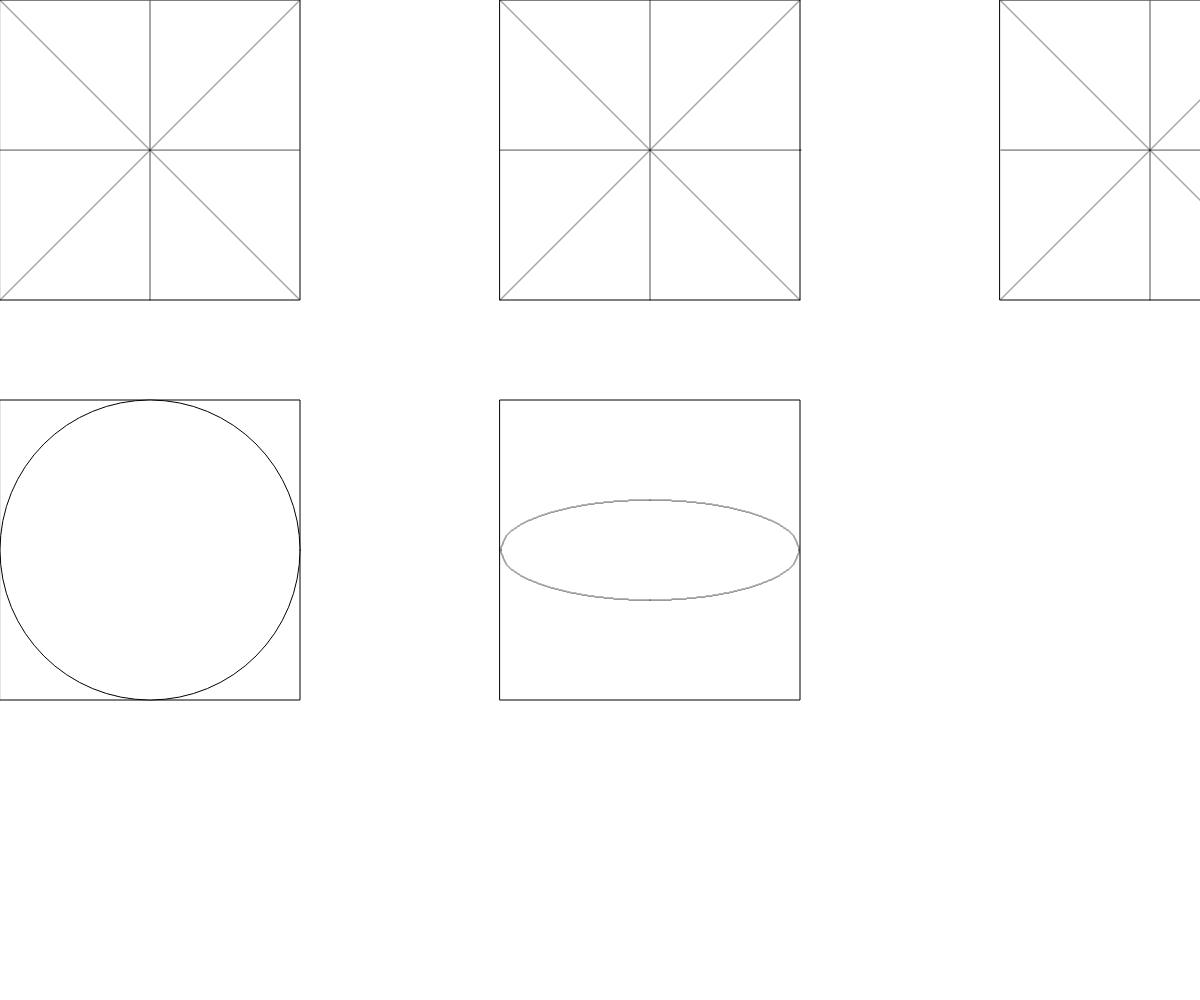
Frame 1 (no input)
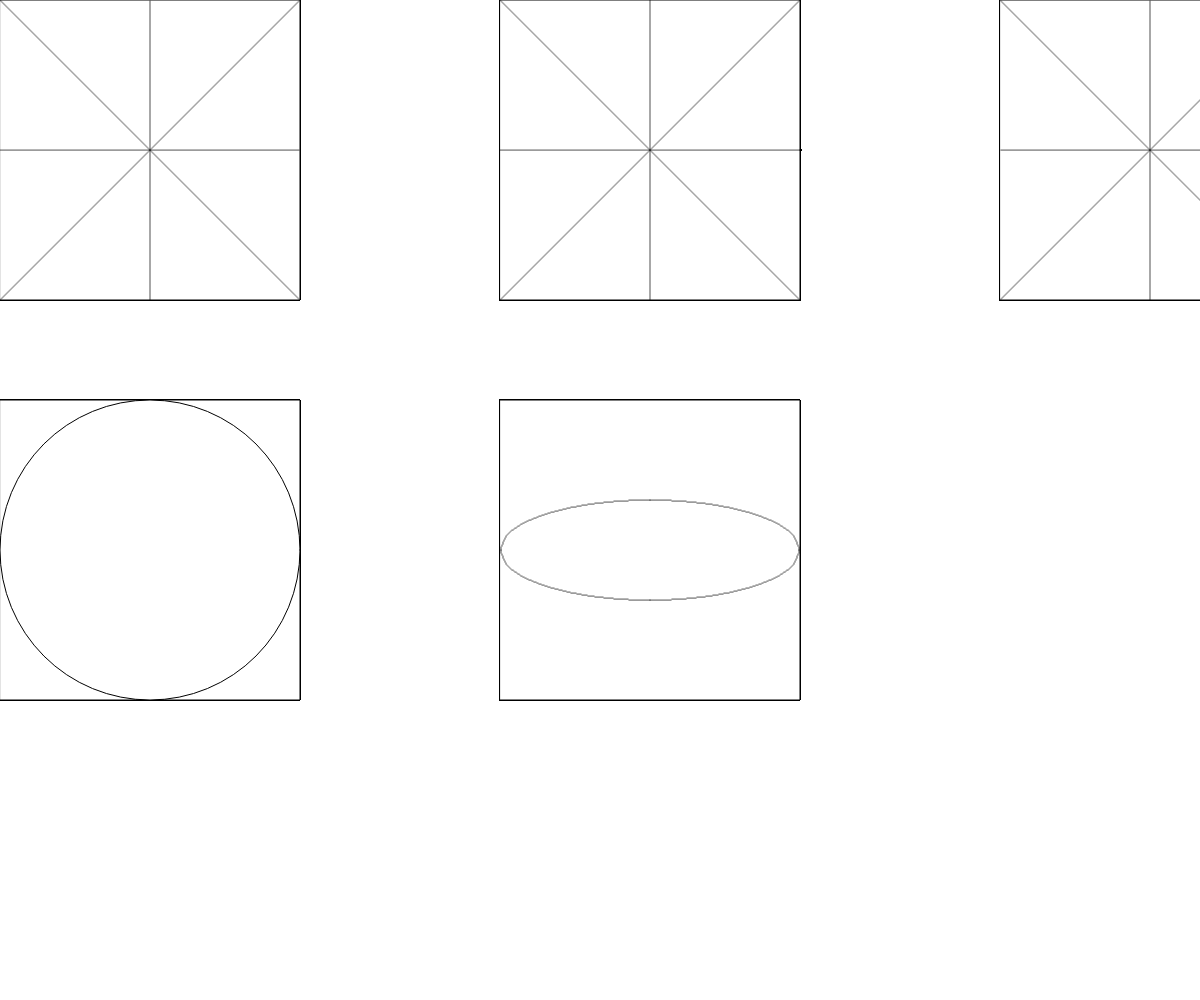
Frame 60 (no input)
Frame 120 (the mouse pressed at the canvas centre since frame 60): identical to frame 60, image omitted

The p5.js sketch that drew these frames (run headless with seeded random() and noise() and a simulated clock; from frame 60 on, the mouse is pressed at the canvas centre):

// p5.js sketch
// ── sketch.js
let p1 = {};
let p2 = {};
let p3 = {};
let p4 = {};
let p5 = {};
let p6 = {};
let p7 = {};
let p8 = {};

function setup(){
	createCanvas(windowWidth, windowHeight);
	
	
	p1 = {x:0, y:0};
	p2 = {x:300, y:300};
	p3 = {x:0, y:300/2};
	p4 = {x:300, y:300/2};
	p5 = {x:0, y:300};
	p6 = {x:300, y:0};
	p7 = {x:300/2, y:0};
	p8 = {x:300/2, y:300};
}

function draw(){
	stroke("black");

	//ecuPP
	rect(0, 0, 300, 300);
	ecuPP(p1,p2);
	ecuPP(p3,p4);
	ecuPP(p5,p6);
	ecuPP(p8,p7);

	//dda
	rect(500, 0, 300, 300)
	dda(500, 0, 500+300, 300);
	dda(500, 150, 500+300, 150);
	dda(500+300, 0,500, 300);
	dda(500+150, 0, 500+150, 300);

	//bresenham
	rect(1000, 0, 300, 300)
	bresenham(1000, 0, 1000+300, 300);
	bresenham(1000, 150, 1000+300, 150);
	bresenham(1000, 300,1000+300, 0);
	bresenham(1000+150, 0, 1000+150, 300);

	rect(0, 400, 300, 300);
	circle(150, 400+150, 300);

	rect(500, 400, 300, 300);
	ovalo(500+150, 400+150, 150, 50);
}

function ecuPP(p1, p2){
	let dx = p2.x - p1.x;
	let dy = p2.y - p1.y;
	let stepX = 1;
	let stepY = 1;

	if(dx == 0){
		if(dy < 0){
			stepY = -stepY;
		}
		let x = p1.x;
		let y = p1.y;

		while(y != p2.y){
			point(x, y);
			y += stepY;
		}	
	}
	else{
		let m = dy / dx;
		let b = p1.y - (m * p1.x);
		if(dx < 0) stepX = -stepX;
		let x = p1.x;
		let y = p1.y;

		while(x != p2.x){
			point(x ,y);
			x += stepX;
			y = m * x + b;
		}
	}
}

function dda(x1, y1, x2, y2){
	let x = x1;
	let y = y1;
	let dx = x2 - x1;
	let dy = y2 - y1;
	let m = dy / dx;

	if(m >= 0){
		if(m <= 1){
			while(x <= x2){
				point(x, y);
				x++;
				y = y + m;
			}
		}
	}
	if(m>=1){
		while(y <= y2){
				point(x, y);
				y++;
				x = x + 1/m;
			}	
	}
	if(m <= 0){
		if(m >= -1){
			while(x2 <= x){
				point(x, y);
				x--;
				y = y - m;
			}
		}
	}
}

function bresenham(x1,y1,x2,y2) {
 	let x = x1
	let y = y1
	let dx = x2 - x1
	let dy = y2 - y1
  	let m = dy / dx

	let ddx = 2*dx
	let ddy = 2*dy
	let dy2dx2 = ddy-ddx
	let dx2dy2 = ddx-ddy


  	if( m < 1){
    	let p = ddy - dx

	    for (k=0; k < dx; k++) {
		    if(p < 0) {
		        x++
		        if(m != 0) {
		          y--
		        }
		        p+=ddy
		        point(x,y)
		    } 
		    else{
		        x++
		        y++
		        p+=dy2dx2
		        point(x,y)
		    }
	    }
	} 
	else if( m >= 1){
	    let p = ddx -dy
	    for (k=0; k < dy; k++){
	      	if(p < 0){
		        y++
		        p+=ddx
		        point(x,y)
	      	}
	      	else{
		        x++
		        y++
		        p+=dx2dy2
		        point(x,y)
	      	}
	    }
	}
}

function circle(xc, yc, r){
	let p = Math.round(5 / 4 - r);
	let x = 0;
	let y = r;

	printP(xc, x, yc, y);

	while(x < y){
		x++;
		if(p < 0){
			p = p + 2 * x + 1;
		}
		else{
			y--;
			p = p + 2 * (x - y) + 1;
		}
		printP(xc, x, yc, y);
	}

}

function printP(xc, x, yc, y){
	point(xc + x, yc + y);
	point(xc + x, yc - y);
	point(xc - x, yc + y);
	point(xc - x, yc - y);
	point(yc + y, xc + x);
	point(yc + y, xc - x);
	point(yc - y, xc + x);
	point(yc - y, xc - x);
}

function printP2(xc, x, yc, y){
	point(xc + x, yc + y);
	point(xc + x, yc - y);
	point(xc - x, yc + y);
	point(xc - x, yc - y);
}


function ovalo(xc, yc, rx, ry){
	let x, y, p, px, py;
	let rx2, ry2, tworx2, twory2;
	ry2 = ry*ry;
	rx2 = rx*rx;
	twory2 = 2 * ry2;
	tworx2 = 2 * rx2;


	x = 0;
	y = ry;
	printP2(xc, x, yc, y);

	p = Math.round(ry2 - rx2*ry + 0.25*rx2);
	px = 0;
	py = tworx2*y;
	while (px < py){
		x++;
		px = px + twory2;
		if(p < 0){
			p = p + ry2 + px;
		}
		else{
			y--;
			py = py - tworx2;
			p = p + ry2 + px - py;
		}
		printP2(xc, x, yc, y);
	}

	p = Math.round(ry2*(x+0.5)*(x+0.5) + rx2*(y-1)*(y-1) - rx2*ry2);
	px = 0;
	py = tworx2*y;
	while (y > 0){
		y--;
		py = py - tworx2;
		if(p > 0){
			p = p + rx2 - py;
		}
		else{
			x++;
			px = px + twory2;
			p = p + rx2 + py + px;
		}
		printP2(xc, x, yc, y);
	}
}
